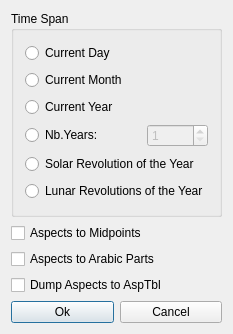
<ui version="4.0" >
 <class>EditScanSpan</class>
 <widget class="QDialog" name="EditScanSpan" >
  <property name="geometry" >
   <rect>
    <x>0</x>
    <y>0</y>
    <width>226</width>
    <height>334</height>
   </rect>
  </property>
  <property name="windowTitle" >
   <string>Select a Time Span</string>
  </property>
  <layout class="QGridLayout" name="gridLayout_2" >
   <item row="0" column="0" colspan="2" >
    <widget class="QGroupBox" name="TimeSpan" >
     <property name="title" >
      <string>Time Span</string>
     </property>
     <layout class="QGridLayout" name="gridLayout" >
      <item row="0" column="0" colspan="3" >
       <widget class="QRadioButton" name="CurDay" >
        <property name="text" >
         <string>Current Day</string>
        </property>
       </widget>
      </item>
      <item row="1" column="0" colspan="3" >
       <widget class="QRadioButton" name="CurMonth" >
        <property name="text" >
         <string>Current Month</string>
        </property>
       </widget>
      </item>
      <item row="2" column="0" colspan="3" >
       <widget class="QRadioButton" name="CurYear" >
        <property name="text" >
         <string>Current Year</string>
        </property>
       </widget>
      </item>
      <item row="3" column="0" >
       <widget class="QRadioButton" name="NbYears" >
        <property name="text" >
         <string>Nb.Years:</string>
        </property>
       </widget>
      </item>
      <item row="3" column="1" >
       <spacer>
        <property name="orientation" >
         <enum>Qt::Horizontal</enum>
        </property>
        <property name="sizeType" >
         <enum>QSizePolicy::Expanding</enum>
        </property>
        <property name="sizeHint" stdset="0" >
         <size>
          <width>20</width>
          <height>20</height>
         </size>
        </property>
       </spacer>
      </item>
      <item row="3" column="2" >
       <widget class="QSpinBox" name="YearsNumber" >
        <property name="enabled" >
         <bool>false</bool>
        </property>
        <property name="minimum" >
         <number>1</number>
        </property>
        <property name="maximum" >
         <number>10000</number>
        </property>
       </widget>
      </item>
      <item row="4" column="0" colspan="3" >
       <widget class="QRadioButton" name="SolRev" >
        <property name="text" >
         <string>Solar Revolution of the Year</string>
        </property>
       </widget>
      </item>
      <item row="5" column="0" colspan="3" >
       <widget class="QRadioButton" name="LunarRev" >
        <property name="text" >
         <string>Lunar Revolutions of the Year</string>
        </property>
       </widget>
      </item>
     </layout>
    </widget>
   </item>
   <item row="1" column="0" colspan="2" >
    <widget class="QCheckBox" name="MP" >
     <property name="text" >
      <string>Aspects to Midpoints</string>
     </property>
    </widget>
   </item>
   <item row="2" column="0" colspan="2" >
    <widget class="QCheckBox" name="Part" >
     <property name="text" >
      <string>Aspects to Arabic Parts</string>
     </property>
    </widget>
   </item>
   <item row="3" column="0" colspan="2" >
    <widget class="QCheckBox" name="DumpAsp" >
     <property name="text" >
      <string>Dump Aspects to AspTbl</string>
     </property>
    </widget>
   </item>
   <item row="4" column="0" >
    <widget class="QPushButton" name="OkButton" >
     <property name="text" >
      <string>Ok</string>
     </property>
    </widget>
   </item>
   <item row="4" column="1" >
    <widget class="QPushButton" name="CancelButton" >
     <property name="text" >
      <string>Cancel</string>
     </property>
    </widget>
   </item>
  </layout>
 </widget>
 <layoutdefault spacing="6" margin="11" />
 <pixmapfunction>qPixmapFromMimeSource</pixmapfunction>
 <tabstops>
  <tabstop>OkButton</tabstop>
  <tabstop>CancelButton</tabstop>
 </tabstops>
 <resources/>
 <connections>
  <connection>
   <sender>OkButton</sender>
   <signal>clicked()</signal>
   <receiver>EditScanSpan</receiver>
   <slot>accept()</slot>
   <hints>
    <hint type="sourcelabel" >
     <x>20</x>
     <y>20</y>
    </hint>
    <hint type="destinationlabel" >
     <x>20</x>
     <y>20</y>
    </hint>
   </hints>
  </connection>
  <connection>
   <sender>CancelButton</sender>
   <signal>clicked()</signal>
   <receiver>EditScanSpan</receiver>
   <slot>reject()</slot>
   <hints>
    <hint type="sourcelabel" >
     <x>20</x>
     <y>20</y>
    </hint>
    <hint type="destinationlabel" >
     <x>20</x>
     <y>20</y>
    </hint>
   </hints>
  </connection>
 </connections>
</ui>
